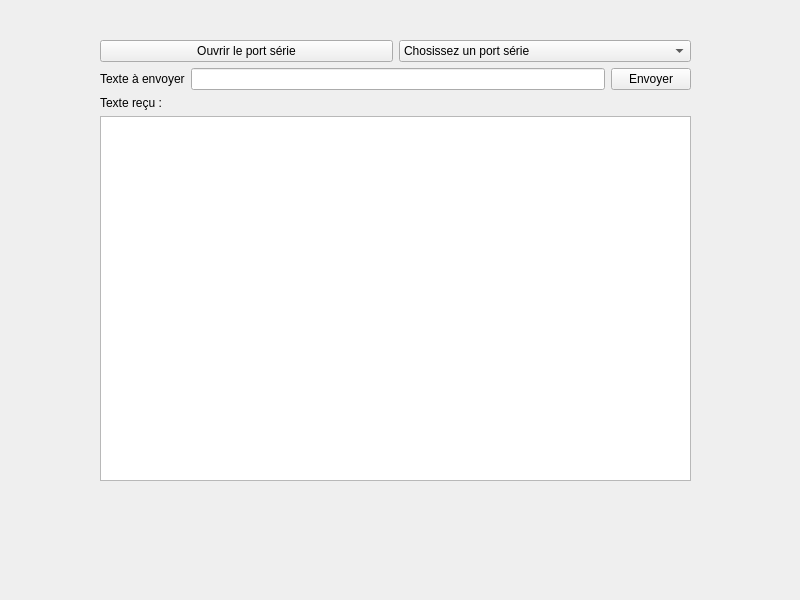
<?xml version="1.0" encoding="UTF-8"?>
<ui version="4.0">
 <class>LiaisonSerie</class>
 <widget class="QWidget" name="LiaisonSerie">
  <property name="geometry">
   <rect>
    <x>0</x>
    <y>0</y>
    <width>800</width>
    <height>600</height>
   </rect>
  </property>
  <property name="windowTitle">
   <string>LiaisonSerie</string>
  </property>
  <widget class="QWidget" name="layoutWidget">
   <property name="geometry">
    <rect>
     <x>100</x>
     <y>40</y>
     <width>591</width>
     <height>441</height>
    </rect>
   </property>
   <layout class="QVBoxLayout" name="verticalLayout_2">
    <item>
     <layout class="QHBoxLayout" name="horizontalLayout">
      <item>
       <widget class="QPushButton" name="pushButtonPortSerie">
        <property name="text">
         <string>Ouvrir le port série</string>
        </property>
       </widget>
      </item>
      <item>
       <widget class="QComboBox" name="comboBox">
        <item>
         <property name="text">
          <string>Chosissez un port série </string>
         </property>
        </item>
       </widget>
      </item>
     </layout>
    </item>
    <item>
     <layout class="QHBoxLayout" name="horizontalLayout_2">
      <item>
       <widget class="QLabel" name="label">
        <property name="text">
         <string>Texte à envoyer</string>
        </property>
       </widget>
      </item>
      <item>
       <widget class="QLineEdit" name="lineEdit"/>
      </item>
      <item>
       <widget class="QPushButton" name="pushButtonEnvoyer">
        <property name="text">
         <string>Envoyer</string>
        </property>
       </widget>
      </item>
     </layout>
    </item>
    <item>
     <layout class="QVBoxLayout" name="verticalLayout">
      <item>
       <widget class="QLabel" name="label_2">
        <property name="text">
         <string>Texte reçu :</string>
        </property>
       </widget>
      </item>
      <item>
       <widget class="QTextEdit" name="textEdit"/>
      </item>
     </layout>
    </item>
   </layout>
  </widget>
 </widget>
 <resources/>
 <connections/>
</ui>
